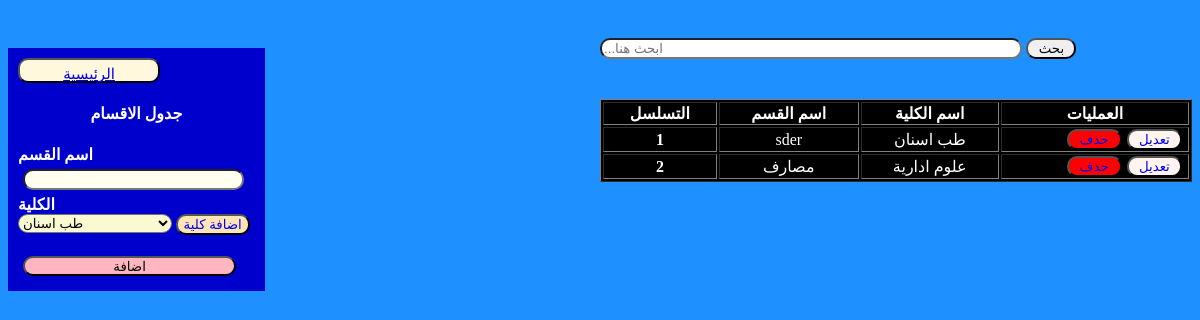
The page /part.php on the database its author committed.
### tables this page shows
CREATE TABLE `part` (
  `id_p` int(11) NOT NULL,
  `name_p` varchar(200) NOT NULL,
  `name_k` varchar(200) NOT NULL
);

### part.php (the view, shortened to what this page needs)
<!DOCTYPE html>
<html lang="en">
<head>
    <link rel="stylesheet" href="style_madd.css">
</head>
<div class="madd-left">
<body><?php  echo '<button class="btn1"><a href="main.php?
                    ">الرئيسية</a></button>'
                    ?><br>
<h4> جدول الاقسام</h4>
<form method="POST" class="mt-5 login-input" action="">
<b> اسم القسم  </b><br>
<input type='text' name="name" required><br>
<b> الكلية</b> <br>
<select name="kaly" id="">
<?php
 include "connect.php";
$select =mysqli_query($con,"select * from kali");
while($row =mysqli_fetch_array($select)){
    ?>
<option value="<?php echo $row['name_k'];?>"><?php echo $row['name_k'];?></option>
    <?php
}
?>
</select><?php  echo '<button class="btnk"><a href="madd.php?
                    ">اضافة كلية</a></button>'
                    ?><br>
<br>
<input type="submit" class="btn " name="add" value ="اضافة">
</form>
</div>
<?php
                 include('connect.php');
                 if(isset($_GET['search'])){
                 $searchkey = $_GET['search'];
                 $sql = "SELECT * FROM part where  id_p like '%$searchkey%' or name_p like '%$searchkey%' or name_k like '%$searchkey%'";
             }else{
              $sql = "SELECT * FROM part";
              $searchkey ="";
             }
             $result = mysqli_query($con,$sql);
          ?>
<div class="madd-rihgt">
<form class="search" action="" method="GET">
              <input type="text" name="search"
           placeholder="...ابحث هنا" value="<?php echo $searchkey;?>"> <button class="bt"> بحث </button>
          </form>
<table border="1">
                    <th>التسلسل</th>
                    <th>اسم القسم</th>
                    <th>اسم الكلية </th>
                    <th>العمليات</th>
                    <thody>
                <?php
                while ($row = mysqli_fetch_array($result)) {
                   $id=$row['id_p'];
                   $name=$row['name_p'];
                   $kaly=$row['name_k'];
                    echo '<tr>
                      <th scope="row"> '.$id.' </th>
                      <td>'.$name.'</td>
                      <td>'.$kaly.'</td>
                      <td>
                      <button class="btn1"><a href="update_p.php?
                      id='.$id.'" >تعديل</a></button>
                      <button class="btn2"><a href="del.php?
                      delpart='. $kaly.'">حذف</a></button>
                      </td>
                    </tr>';
                }
                ?>
              </thody>
         </table>
</div>
</body>
</html>

### style_madd.css (style rules this page uses)
body { background-color:dodgerblue; color: white; }
.madd-left { margin-top: 40px; float: left; background-color: mediumblue; width: 20%; padding: 10px; }
.madd-left h4 { text-align: center; }
.madd-left .btn1 { padding: 5px 20px; width: 60%; background-color: cornsilk; color: black; border-radius: 10px; cursor: pointer; height: 25px; font-size: 15px; }
.madd-left input { background-color: ivory; height: 15px; width: 90%; margin: 5px; border-radius: 10px; }
.madd-left select { background-color: lightgoldenrodyellow; width: 65%; border-radius: 10px; }
.madd-left .btn { background-color: lightpink; height: 20px; }
.madd-left .btnk { background-color: moccasin; margin-right: 5px; float: right; border-radius: 10px; text-decoration: none; text-align: center; }
.madd-left .btnk a { background-color: moccasin; text-decoration: none; }
.madd-rihgt { float: right; width: 50%; }
.madd-rihgt table { margin-top: 20px; width: 100%; background-color: black; color: white; text-align: center; }
.madd-rihgt table .btn2 { background-color: red; width: 30%; margin-right: 5px; float: right; border-radius: 10px; text-decoration: none; text-align: center; }
.madd-rihgt table .btn2 a { background-color: red; text-decoration: none; }
.madd-rihgt table .btn1 { background-color: seashell; width: 30%; margin-right: 5px; float: right; border-radius: 10px; text-decoration: none; text-align: center; }
.madd-rihgt table .btn1 a { background-color: seashell; text-decoration: none; }
.madd-rihgt .search input { margin-top: 30px; width: 70%; margin-bottom:20px ; border-radius: 10px; }
.madd-rihgt .search button { width:50px ; margin-top: 20px; border-radius: 10px; }

### rows shown on the page
part: id_p "1", name_p "sder", name_k "طب اسنان"
part: id_p "2", name_p "مصارف", name_k "علوم ادارية"

### other values the page prints
form field kaly "طب اسنان"
